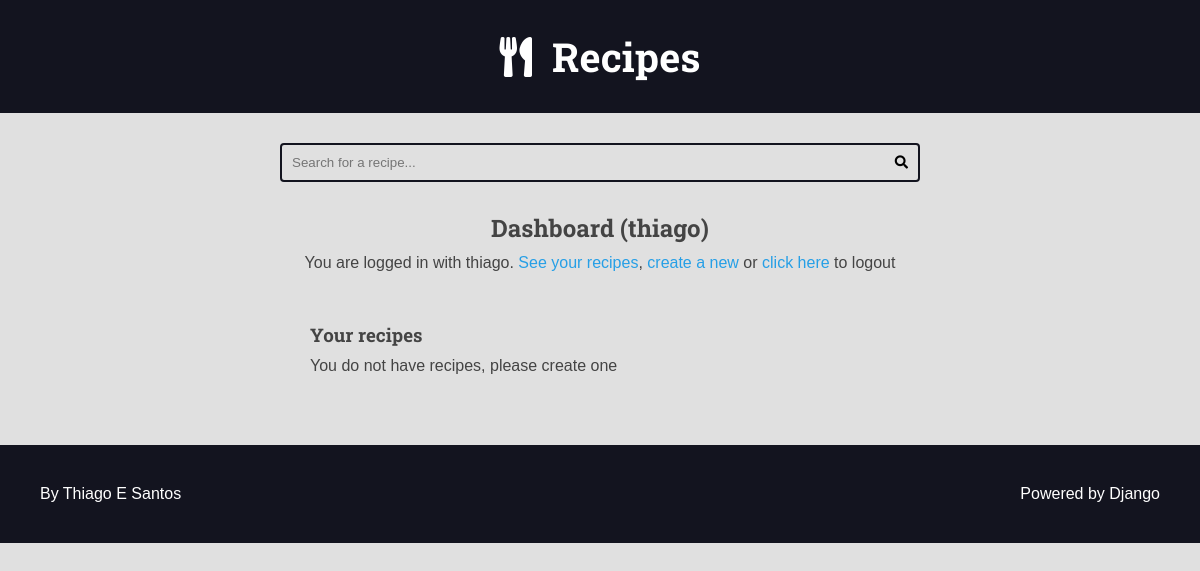
Page /authors/dashboard/ (signed in) on the earlier database version.
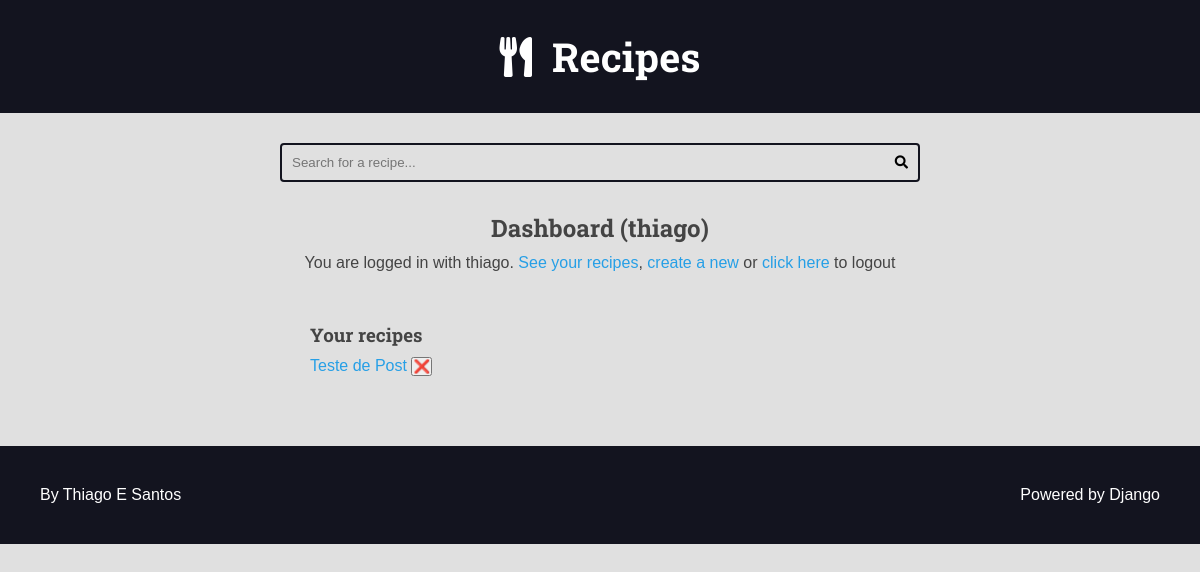
Same page on the later database version.
### recipes/models.py (models this page shows, shortened)
class Recipe(models.Model):
    title = models.CharField(max_length=65)
    description = models.CharField(max_length=165)
    slug = models.SlugField(unique=True)
    preparation_time = models.IntegerField()
    preparation_time_unit = models.CharField(max_length=65)
    servings = models.IntegerField()
    servings_unit = models.CharField(max_length=65)
    preparation_steps = models.TextField()
    preparation_steps_is_html = models.BooleanField(default=False)
    created_at = models.DateTimeField(auto_now_add=True)
    updated_at = models.DateTimeField(auto_now=True)
    is_published = models.BooleanField(default=False)
    cover = models.ImageField(
        upload_to='recipes/covers/%Y/%m/%d/', blank=True, default='')
    category = models.ForeignKey(
        Category, on_delete=models.SET_NULL, null=True, blank=True,
        default=None,
    )
    author = models.ForeignKey(
        User, on_delete=models.SET_NULL, null=True
    )

### authors/views/all.py (the view)
# urls.py: path('dashboard/', views.dashboard, name='dashboard'),
@login_required(login_url='authors:login', redirect_field_name='next')
def dashboard(request):
    recipes = Recipe.objects.filter(
        author=request.user.id,
        is_published=False
    ).order_by('-id')
    return render(request, 'authors/pages/dashboard.html', context={'recipes': recipes})

### authors/templates/authors/pages/dashboard.html (shortened to what this page needs)
{% extends 'global/base.html' %}
{% block content %}
  <div class="main-content center container">
    <h2>Dashboard ({{ user }})</h2>
    {% include 'authors/partials/login_message.html' %}
    <div class="authors-dashboard-container">
      <h3>Your recipes</h3>
      <ul>
        {% for recipe in recipes %}
            <li>
              <a href="{% url 'authors:dashboard_recipe_edit' recipe.id %}">{{ recipe.title }}</a>
              <form class="inline-form form-delete" action="{% url 'authors:dashboard_recipe_delete'%}" method="post">
                <button class="plaintext-button" type="submit">❌</button>
              </form>
            </li>
        {% empty %}
            <li><p>You do not have recipes, please create one</p></li>
        {% endfor %}
      </ul>
    </div>
  </div>
{% endblock content %}

Differences in the rows shown:
added Recipe: title "Teste de Post"
Other differences:
text no longer shown: "You do not have recipes, please create one"
